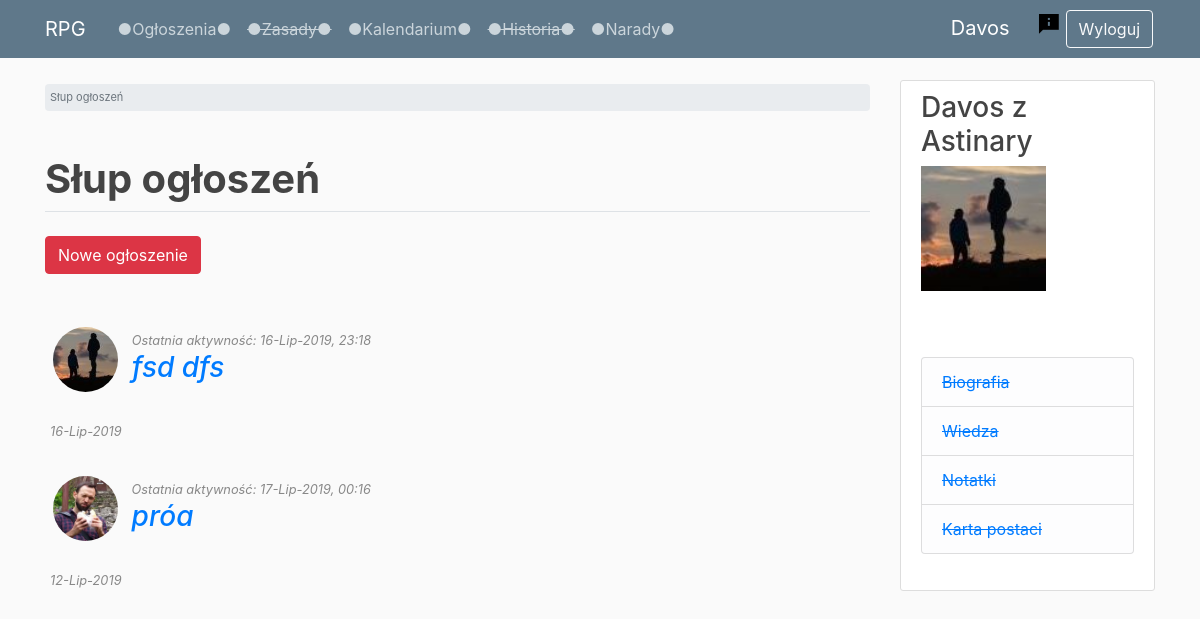
The app's page /news/ (signed in) with its own data.
### users/models.py (models this page shows, shortened)
class Profile(models.Model):
    user = models.OneToOneField(User, on_delete=models.CASCADE)
    image = models.ImageField(default='default.jpg', upload_to='profile_pics')
    character_name = models.CharField(max_length=50, default='')
    character_status = models.CharField(max_length=20, choices=STATUS, default='npc')
    class Meta:
        ordering = ['character_status', 'character_name']

### news/models.py (models this page shows, shortened)
class News(models.Model):
    title = models.CharField(max_length=100, unique=True)
    slug = models.SlugField(max_length=50, unique=True, blank=True)
    text = models.TextField(max_length=4000)
    date_posted = models.DateTimeField(auto_now_add=True)
    date_updated = models.DateTimeField(auto_now=True)
    author = models.ForeignKey(User, related_name='news', on_delete=models.CASCADE)
    allowed_profiles = models.ManyToManyField(to=Profile, related_name='allowed_news',
                                              limit_choices_to={'character_status': 'active_player'})
    image = models.ImageField(blank=True, null=True, upload_to='news_pics')
    def get_absolute_url(self):
        return reverse('news-detail', kwargs={'news_slug': self.slug})   # another way
    class Meta:
        ordering = ['-date_posted']

### news/views.py (the view)
# urls.py: path('', news_view, name='news-list'),
@login_required
def news_view(request):
    news_list = News.objects.all()
    news_with_last_activity_dict = {news: news.responses.all().aggregate(Max('date_posted'))['date_posted__max']
                                       for news in news_list}
    context = {
        'page_title': 'Słup ogłoszeń',
        'news_list': news_list,
        'news_with_last_activity_dict': news_with_last_activity_dict
    }
    return render(request, 'news/news-list.html', context)

### forum/templatetags/custom_filters.py (called while the page is built)
@register.filter
def dict_lookup(dict_, index):
    if index in dict_:
        return dict_[index]
    return ''

@register.filter
def get_first_word(text):
    return text.split(' ', 1)[0]

### news/templates/news/news-list.html
{% extends 'base.html' %}
{% load crispy_forms_tags %}
{% load custom_filters %}
{% block breadcrumb %}
    <li class="breadcrumb-item active">{{ page_title }}</li>
{% endblock breadcrumb %}
{% block content %}
    <br>
    <div class="mb-4">
        <a href="{% url 'news-create' %}" class="btn btn-danger">Nowe ogłoszenie</a>
    </div>
    <br>
    {% for news in news_list %}
        {% if request.user.profile in news.allowed_profiles.all or request.user.profile.character_status == 'gm' %}
            <table>
                <tbody>
                    <tr class="posts-and-news">
                        <td>
                            <img class="rounded-circle article-img" src="{{ news.author.profile.image.url }}">
                            <p>{{ post.author }}</p>
                            <small>{{ news.date_posted|date:'d-M-Y' }}</small>
                        </td>
                        <td>
                            <small>Ostatnia aktywność:
                                {% if news_with_last_activity_dict|dict_lookup:news %}
                                    {{ news_with_last_activity_dict|dict_lookup:news|date:'d-M-Y, H:i' }}
                                {% else %}
                                    {{ news.date_updated|date:'d-M-Y, H:i' }}
                                {% endif %}
                            </small>
                            <h3><a href="{{ news.get_absolute_url }}">{{ news.title }}</a></h3>
                        </td>
                    </tr>
                </tbody>
            </table><br>
        {% endif %}
    {% endfor %}
{% endblock content %}

### templates/navbar.html
{% load custom_filters %}
{% load static %}
<header class="site-header">
    <nav class="navbar navbar-expand-md navbar-dark bg-steel fixed-top">
        <div class="container">
            <title class="navbar-brand mr-4">RPG</title>
            <div class="collapse navbar-collapse" id="navbarToggle">
            <div class="navbar-nav mr-auto">
                <a class="nav-item nav-link" href="{% url 'news-list' %}">●Ogłoszenia●</a>
                <a class="nav-item nav-link" href="#"><strike>●Zasady●</strike></a>
                <a class="nav-item nav-link" href="{% url 'timeline' %}">●Kalendarium●</a>
                <a class="nav-item nav-link" href="#"><strike>●Historia●</strike></a>
                <a class="nav-item nav-link" href="{% url 'forum' %}">●Narady●</a>
            </div>
            <div class="navbar-nav">
                {% if user.is_authenticated %}
                    {% if user.profile.character_name != '' %}
                        <a class="navbar-brand mr-4" href="/users/profile">{{ user.profile.character_name|get_first_word }}</a>
                        <a href="{% url 'report'  %}"><img src="{% static 'img/report.png' %}" class="report-img"></a>
                    {% else %}
                        <a class="navbar-brand mr-4" href="/users/profile">Profil</a>
                    {% endif %}
                    <a class="btn btn-outline-light btn-space" href="{% url 'logout' %}">Wyloguj</a>
                {% else %}
                    <a class="btn btn-outline-light btn-space" href="{% url 'register' %}">Nowa postać</a>
                    <a class="btn btn-outline-light btn-space" href="{% url 'login' %}">Zaloguj</a>
                {% endif %}
            </div>
          </div>
        </div>
    </nav>
</header>

### templates/sidebar.html
{% if user.is_authenticated %}
<div class="col-md-3">
    <div class="content-section">
        <h3>{{ user.profile.character_name }}</h3>
        <img class="account-img" src="{{ user.profile.image.url }}">
        <p class='text-muted'>
        <br>
        <ul class="list-group">
            <li class="list-group-item list-group-item-light"><a href="#"><strike>Biografia</strike></a></li>
            <li class="list-group-item list-group-item-light"><a href="#"><strike>Wiedza</strike></a></li>
            <li class="list-group-item list-group-item-light"><a href="#"><strike>Notatki</strike></a></li>
            <li class="list-group-item list-group-item-light"><a href="#"><strike>Karta postaci</strike></a></li>
        </ul>
        </p>
    </div>
</div>
{% endif %}

### static/css/main.css (style rules this page uses)
body { background: #fafafa; color: #333333; margin-top: 5rem; }
h1, h2, h3, h4, h5, h6 { color: #444444; }
ul { margin: 0; }
.bg-steel { background-color: #5f788a; }
.site-header .navbar-nav .nav-link { color: #cbd5db; }
.content-section { background: #ffffff; padding: 10px 20px; border: 1px solid #dddddd; border-radius: 3px; margin-bottom: 20px; }
.article-img { height: 65px; width: 65px; margin-left: auto; margin-right: auto; }
.account-img { height: 125px; width: 125px; margin-right: 20px; margin-bottom: 16px; }
.btn-space { margin: 2px; }
.posts-and-news td, p { border: 0px; font-style: italic; font-weight: bold; vertical-align: top; padding: 5px; }
.posts-and-news small { white-space: nowrap; }
.report-img { display: block; height: auto; margin-left: auto; margin-right: auto; padding: 3px; text-align: center; }
small { color: #888; }
td img { display: block; }

### records on screen
News: author.profile.image (placeholder picture), date_posted "16-Lip-2019", id "16-Lip-2019, 23:18", title "fsd dfs"
News: author.profile.image (picture), date_posted "12-Lip-2019", id "17-Lip-2019, 00:16", title "próa"

### other values on screen
{{ user.profile.character_name|get_first_word }} "Davos"
{{ page_title }} "Słup ogłoszeń"
{{ user.profile.character_name }} "Davos z Astinary"
